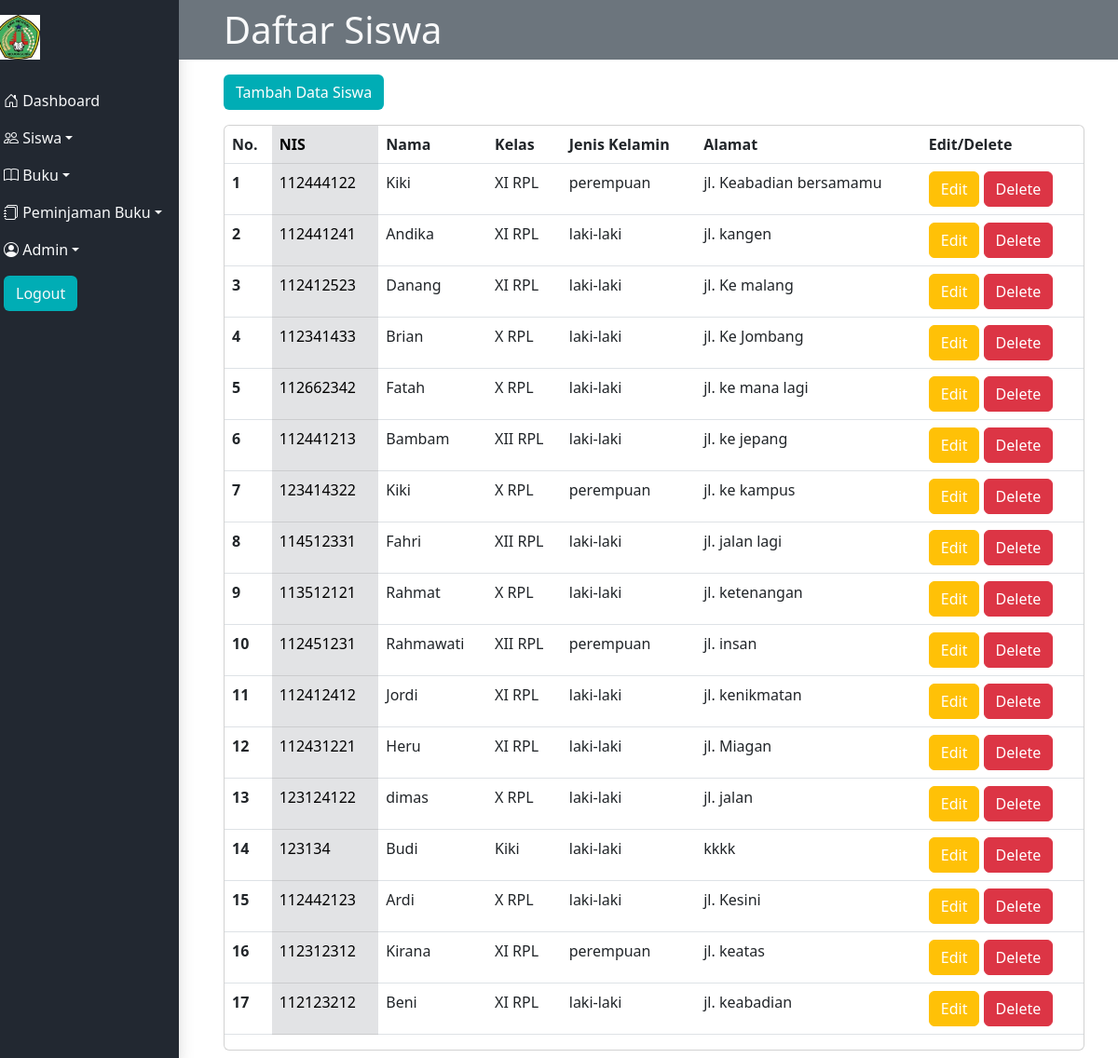
The page /daftar_siswa.php (signed in) on the database its author committed.
### tables this page shows
CREATE TABLE `siswa` (
  `id` int(11) NOT NULL,
  `NIS` int(20) NOT NULL,
  `nama` varchar(50) NOT NULL,
  `kelas` varchar(20) NOT NULL,
  `jenis_kelamin` varchar(20) NOT NULL,
  `alamat` varchar(256) NOT NULL
);

### koneksi.php (called while the page is built, shortened)
<?php
$conn = mysqli_connect("localhost", "root", "", "latihan");
function ambil_data($data){
    global $conn;
    $result = mysqli_query($conn, $data);
    $rows = [];
    while($row = mysqli_fetch_assoc($result)){
        $rows[] = $row;
    }
    return $rows;
}

### daftar_siswa.php (the view, shortened to what this page needs)
<?php
require 'koneksi.php';
$siswa = ambil_data("SELECT * FROM siswa");
?>
<!DOCTYPE html>
<html lang="en">
<head>
    <link rel="stylesheet" href="style.css">
    <link href="https://cdn.jsdelivr.net/npm/bootstrap@5.2.0/dist/css/bootstrap.min.css" rel="stylesheet">
    <link rel="stylesheet" href="https://cdn.jsdelivr.net/npm/bootstrap-icons@1.9.1/font/bootstrap-icons.css">
</head>
<body>
    <div class="main-container row">
        <div class="col-2 p-0"><?php include("navbar.php") ?></div>
        <div class="col-10 p-0">
            <div class="bg-secondary">
                <div class="container pt-2 pb-2 pe-5 ps-5 text-light">
                    <h1 class="m-0">Daftar Siswa</h1>
                </div>
            </div>
            <div class="container ps-5 pe-5 pt-2 pb-2">
                <div class="mt-2">
                    <button type="button" class="btn" style="background-color: #00ADB5;"><a class="text-decoration-none d-block text-white" aria-current="page" href="tambah_siswa.php">Tambah Data Siswa</a></button>
                </div>
            </div>
            <div class="container ps-5 pe-5 pt-2 pb-2">
                <div class="card">
                    <table class="table">
                        <thead>
                            <tr>
                                <th scope="col">No.</th>
                                <th scope="col" class="table-secondary">NIS</th>
                                <th scope="col">Nama</th>
                                <th scope="col">Kelas</th>
                                <th scope="col">Jenis Kelamin</th>
                                <th scope="col">Alamat</th>
                                <th scope="col">Edit/Delete</th>
                            </tr>
                        </thead>
                        <tbody>
                            <?php $i = 1; ?>
                            <?php foreach ($siswa as $data_siswa) : ?>
                                <tr>
                                    <th scope="row"><?= $i; ?></th>
                                    <td class="table-secondary"><?= $data_siswa["NIS"]; ?></td>
                                    <td><?= $data_siswa["nama"]; ?></td>
                                    <td><?= $data_siswa["kelas"]; ?></td>
                                    <td><?= $data_siswa["jenis_kelamin"]; ?></td>
                                    <td><?= $data_siswa["alamat"]; ?></td>
                                    <td>
                                        <button class="btn btn-warning"><a href="" class="text-decoration-none d-block text-white">Edit</a></button>
                                        <button class="btn btn-danger"><a href="" class="text-decoration-none d-block text-white">Delete</a></button>
                                    </td>
                                </tr>
                                <?php $i++; ?>
                            <?php endforeach; ?>
                        </tbody>
                    </table>
                </div>
            </div>
        </div>
    </div>
</body>
</html>

### navbar.php (shortened to what this page needs)
<div class="sidebar shadow" id="side-nav" style=" background-color: #222831;">
    <div class="header-box px-2 pt-3 pb-4">
        <img src="./asset/logo smkn mojoagung.png" alt="" srcset="" class="w-25">
    </div>
    <ul class="list-unstyled px-2">
        <li class="list"><a class="text-decoration-none text-light d-block p-2" aria-current="page" href="index.php"><i class="bi bi-house-door"></i> Dashboard</a></li>
        <li class="nav-item dropdown">
            <a class="nav-link dropdown-toggle text-light p-2" href="#" role="button" data-bs-toggle="dropdown" aria-expanded="false">
                <i class="bi bi-people"></i> Siswa</a>
        </li>
        <li class="nav-item dropdown">
            <a class="nav-link dropdown-toggle text-light p-2" href="#" role="button" data-bs-toggle="dropdown" aria-expanded="false">
                <i class="bi bi-book"></i> Buku</a>
        </li>
        <li class="nav-item dropdown">
            <a class="nav-link dropdown-toggle text-light p-2" href="#" role="button" data-bs-toggle="dropdown" aria-expanded="false">
            <i class="bi bi-journals"></i> Peminjaman Buku</a>
        </li>
        <li class="nav-item dropdown">
            <a class="nav-link dropdown-toggle text-light p-2" href="#" role="button" data-bs-toggle="dropdown" aria-expanded="false">
                <i class="bi bi-person-circle"></i> Admin</a>
        </li>
        <h3 class="p-2"><a class="text-decoration-none text-light btn" style="background-color: #00ADB5;" href="logout.php">Logout</a></h3>
    </ul>
</div>

### style.css (style rules this page uses)
body { background: white; overflow-x: hidden; }
.sidebar { min-width: 25%; min-height: 100%; }
.sidebar li a { color: black; }

### rows shown on the page
siswa: NIS "112444122", nama "Kiki", kelas "XI RPL", jenis_kelamin "perempuan", alamat "jl. Keabadian bersamamu"
siswa: NIS "112441241", nama "Andika", kelas "XI RPL", jenis_kelamin "laki-laki", alamat "jl. kangen"
siswa: NIS "112412523", nama "Danang", kelas "XI RPL", jenis_kelamin "laki-laki", alamat "jl. Ke malang"
siswa: NIS "112341433", nama "Brian", kelas "X RPL", jenis_kelamin "laki-laki", alamat "jl. Ke Jombang"
siswa: NIS "112662342", nama "Fatah", kelas "X RPL", jenis_kelamin "laki-laki", alamat "jl. ke mana lagi"
siswa: NIS "112441213", nama "Bambam", kelas "XII RPL", jenis_kelamin "laki-laki", alamat "jl. ke jepang"
siswa: NIS "123414322", nama "Kiki", kelas "X RPL", jenis_kelamin "perempuan", alamat "jl. ke kampus"
siswa: NIS "114512331", nama "Fahri", kelas "XII RPL", jenis_kelamin "laki-laki", alamat "jl. jalan lagi"
siswa: NIS "113512121", nama "Rahmat", kelas "X RPL", jenis_kelamin "laki-laki", alamat "jl. ketenangan"
siswa: NIS "112451231", nama "Rahmawati", kelas "XII RPL", jenis_kelamin "perempuan", alamat "jl. insan"
siswa: NIS "112412412", nama "Jordi", kelas "XI RPL", jenis_kelamin "laki-laki", alamat "jl. kenikmatan"
siswa: NIS "112431221", nama "Heru", kelas "XI RPL", jenis_kelamin "laki-laki", alamat "jl. Miagan"
siswa: NIS "123124122", nama "dimas", kelas "X RPL", jenis_kelamin "laki-laki", alamat "jl. jalan"
siswa: NIS "123134", nama "Budi", kelas "Kiki", jenis_kelamin "laki-laki", alamat "kkkk"
siswa: NIS "112442123", nama "Ardi", kelas "X RPL", jenis_kelamin "laki-laki", alamat "jl. Kesini"
siswa: NIS "112312312", nama "Kirana", kelas "XI RPL", jenis_kelamin "perempuan", alamat "jl. keatas"
siswa: NIS "112123212", nama "Beni", kelas "XI RPL", jenis_kelamin "laki-laki", alamat "jl. keabadian"
